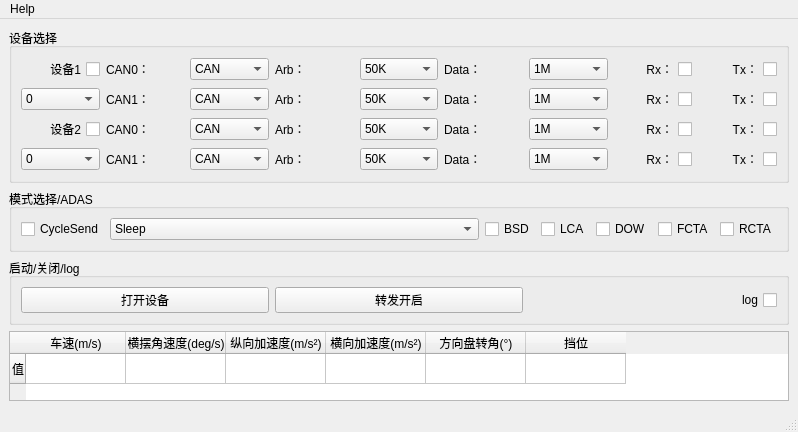
<?xml version="1.0" encoding="UTF-8"?>
<ui version="4.0">
 <class>MainWindow</class>
 <widget class="QMainWindow" name="MainWindow">
  <property name="geometry">
   <rect>
    <x>0</x>
    <y>0</y>
    <width>544</width>
    <height>389</height>
   </rect>
  </property>
  <property name="windowTitle">
   <string>SignalRoutingTool_V2.0</string>
  </property>
  <property name="windowIcon">
   <iconset>
    <normaloff>signalrouting.ico</normaloff>signalrouting.ico</iconset>
  </property>
  <widget class="QWidget" name="centralwidget">
   <layout class="QVBoxLayout" name="verticalLayout">
    <item>
     <widget class="QGroupBox" name="groupBox">
      <property name="title">
       <string>设备选择</string>
      </property>
      <layout class="QGridLayout" name="gridLayout_2">
       <item row="0" column="0">
        <widget class="QCheckBox" name="device1_check">
         <property name="layoutDirection">
          <enum>Qt::RightToLeft</enum>
         </property>
         <property name="text">
          <string>设备1</string>
         </property>
        </widget>
       </item>
       <item row="0" column="1">
        <widget class="QLabel" name="label">
         <property name="text">
          <string>CAN0：</string>
         </property>
        </widget>
       </item>
       <item row="0" column="2">
        <widget class="QComboBox" name="device1_chn0_type">
         <item>
          <property name="text">
           <string>CAN</string>
          </property>
         </item>
         <item>
          <property name="text">
           <string>CANFD</string>
          </property>
         </item>
        </widget>
       </item>
       <item row="0" column="3">
        <widget class="QLabel" name="label_2">
         <property name="text">
          <string>Arb：</string>
         </property>
        </widget>
       </item>
       <item row="0" column="4">
        <widget class="QComboBox" name="device1_chn0_Arb">
         <item>
          <property name="text">
           <string>50K</string>
          </property>
         </item>
         <item>
          <property name="text">
           <string>100K</string>
          </property>
         </item>
         <item>
          <property name="text">
           <string>125K</string>
          </property>
         </item>
         <item>
          <property name="text">
           <string>250K</string>
          </property>
         </item>
         <item>
          <property name="text">
           <string>500K</string>
          </property>
         </item>
         <item>
          <property name="text">
           <string>800K</string>
          </property>
         </item>
         <item>
          <property name="text">
           <string>1M</string>
          </property>
         </item>
        </widget>
       </item>
       <item row="0" column="5">
        <widget class="QLabel" name="label_3">
         <property name="text">
          <string>Data：</string>
         </property>
        </widget>
       </item>
       <item row="0" column="6">
        <widget class="QComboBox" name="device1_chn0_Data">
         <item>
          <property name="text">
           <string>1M</string>
          </property>
         </item>
         <item>
          <property name="text">
           <string>2M</string>
          </property>
         </item>
         <item>
          <property name="text">
           <string>4M</string>
          </property>
         </item>
         <item>
          <property name="text">
           <string>5M</string>
          </property>
         </item>
        </widget>
       </item>
       <item row="0" column="7">
        <widget class="QCheckBox" name="device1_chn0_Rx">
         <property name="layoutDirection">
          <enum>Qt::RightToLeft</enum>
         </property>
         <property name="text">
          <string>Rx：</string>
         </property>
        </widget>
       </item>
       <item row="0" column="8">
        <widget class="QCheckBox" name="device1_chn0_Tx">
         <property name="layoutDirection">
          <enum>Qt::RightToLeft</enum>
         </property>
         <property name="text">
          <string>Tx：</string>
         </property>
        </widget>
       </item>
       <item row="1" column="0">
        <widget class="QComboBox" name="device1_index">
         <property name="minimumSize">
          <size>
           <width>30</width>
           <height>19</height>
          </size>
         </property>
         <property name="layoutDirection">
          <enum>Qt::LeftToRight</enum>
         </property>
         <item>
          <property name="text">
           <string>0</string>
          </property>
         </item>
         <item>
          <property name="text">
           <string>1</string>
          </property>
         </item>
         <item>
          <property name="text">
           <string>2</string>
          </property>
         </item>
         <item>
          <property name="text">
           <string>3</string>
          </property>
         </item>
        </widget>
       </item>
       <item row="1" column="1">
        <widget class="QLabel" name="label_7">
         <property name="text">
          <string>CAN1：</string>
         </property>
        </widget>
       </item>
       <item row="1" column="2">
        <widget class="QComboBox" name="device1_chn1_type">
         <item>
          <property name="text">
           <string>CAN</string>
          </property>
         </item>
         <item>
          <property name="text">
           <string>CANFD</string>
          </property>
         </item>
        </widget>
       </item>
       <item row="1" column="3">
        <widget class="QLabel" name="label_8">
         <property name="text">
          <string>Arb：</string>
         </property>
        </widget>
       </item>
       <item row="1" column="4">
        <widget class="QComboBox" name="device1_chn1_Arb">
         <item>
          <property name="text">
           <string>50K</string>
          </property>
         </item>
         <item>
          <property name="text">
           <string>100K</string>
          </property>
         </item>
         <item>
          <property name="text">
           <string>125K</string>
          </property>
         </item>
         <item>
          <property name="text">
           <string>250K</string>
          </property>
         </item>
         <item>
          <property name="text">
           <string>500K</string>
          </property>
         </item>
         <item>
          <property name="text">
           <string>800K</string>
          </property>
         </item>
         <item>
          <property name="text">
           <string>1M</string>
          </property>
         </item>
        </widget>
       </item>
       <item row="1" column="5">
        <widget class="QLabel" name="label_9">
         <property name="text">
          <string>Data：</string>
         </property>
        </widget>
       </item>
       <item row="1" column="6">
        <widget class="QComboBox" name="device1_chn1_Data">
         <property name="layoutDirection">
          <enum>Qt::LeftToRight</enum>
         </property>
         <item>
          <property name="text">
           <string>1M</string>
          </property>
         </item>
         <item>
          <property name="text">
           <string>2M</string>
          </property>
         </item>
         <item>
          <property name="text">
           <string>4M</string>
          </property>
         </item>
         <item>
          <property name="text">
           <string>5M</string>
          </property>
         </item>
        </widget>
       </item>
       <item row="1" column="7">
        <widget class="QCheckBox" name="device1_chn1_Rx">
         <property name="layoutDirection">
          <enum>Qt::RightToLeft</enum>
         </property>
         <property name="text">
          <string>Rx：</string>
         </property>
        </widget>
       </item>
       <item row="1" column="8">
        <widget class="QCheckBox" name="device1_chn1_Tx">
         <property name="layoutDirection">
          <enum>Qt::RightToLeft</enum>
         </property>
         <property name="text">
          <string>Tx：</string>
         </property>
        </widget>
       </item>
       <item row="2" column="0">
        <widget class="QCheckBox" name="device2_check">
         <property name="layoutDirection">
          <enum>Qt::RightToLeft</enum>
         </property>
         <property name="text">
          <string>设备2</string>
         </property>
        </widget>
       </item>
       <item row="2" column="1">
        <widget class="QLabel" name="label_10">
         <property name="text">
          <string>CAN0：</string>
         </property>
        </widget>
       </item>
       <item row="2" column="2">
        <widget class="QComboBox" name="device2_chn0_type">
         <item>
          <property name="text">
           <string>CAN</string>
          </property>
         </item>
         <item>
          <property name="text">
           <string>CANFD</string>
          </property>
         </item>
        </widget>
       </item>
       <item row="2" column="3">
        <widget class="QLabel" name="label_11">
         <property name="text">
          <string>Arb：</string>
         </property>
        </widget>
       </item>
       <item row="2" column="4">
        <widget class="QComboBox" name="device2_chn0_Arb">
         <item>
          <property name="text">
           <string>50K</string>
          </property>
         </item>
         <item>
          <property name="text">
           <string>100K</string>
          </property>
         </item>
         <item>
          <property name="text">
           <string>125K</string>
          </property>
         </item>
         <item>
          <property name="text">
           <string>250K</string>
          </property>
         </item>
         <item>
          <property name="text">
           <string>500K</string>
          </property>
         </item>
         <item>
          <property name="text">
           <string>800K</string>
          </property>
         </item>
         <item>
          <property name="text">
           <string>1M</string>
          </property>
         </item>
        </widget>
       </item>
       <item row="2" column="5">
        <widget class="QLabel" name="label_12">
         <property name="text">
          <string>Data：</string>
         </property>
        </widget>
       </item>
       <item row="2" column="6">
        <widget class="QComboBox" name="device2_chn0_Data">
         <item>
          <property name="text">
           <string>1M</string>
          </property>
         </item>
         <item>
          <property name="text">
           <string>2M</string>
          </property>
         </item>
         <item>
          <property name="text">
           <string>4M</string>
          </property>
         </item>
         <item>
          <property name="text">
           <string>5M</string>
          </property>
         </item>
        </widget>
       </item>
       <item row="2" column="7">
        <widget class="QCheckBox" name="device2_chn0_Rx">
         <property name="layoutDirection">
          <enum>Qt::RightToLeft</enum>
         </property>
         <property name="text">
          <string>Rx：</string>
         </property>
        </widget>
       </item>
       <item row="2" column="8">
        <widget class="QCheckBox" name="device2_chn0_Tx">
         <property name="layoutDirection">
          <enum>Qt::RightToLeft</enum>
         </property>
         <property name="text">
          <string>Tx：</string>
         </property>
        </widget>
       </item>
       <item row="3" column="0">
        <widget class="QComboBox" name="device2_index">
         <property name="minimumSize">
          <size>
           <width>30</width>
           <height>19</height>
          </size>
         </property>
         <property name="layoutDirection">
          <enum>Qt::LeftToRight</enum>
         </property>
         <item>
          <property name="text">
           <string>0</string>
          </property>
         </item>
         <item>
          <property name="text">
           <string>1</string>
          </property>
         </item>
         <item>
          <property name="text">
           <string>2</string>
          </property>
         </item>
         <item>
          <property name="text">
           <string>3</string>
          </property>
         </item>
        </widget>
       </item>
       <item row="3" column="1">
        <widget class="QLabel" name="label_22">
         <property name="text">
          <string>CAN1：</string>
         </property>
        </widget>
       </item>
       <item row="3" column="2">
        <widget class="QComboBox" name="device2_chn1_type">
         <item>
          <property name="text">
           <string>CAN</string>
          </property>
         </item>
         <item>
          <property name="text">
           <string>CANFD</string>
          </property>
         </item>
        </widget>
       </item>
       <item row="3" column="3">
        <widget class="QLabel" name="label_23">
         <property name="text">
          <string>Arb：</string>
         </property>
        </widget>
       </item>
       <item row="3" column="4">
        <widget class="QComboBox" name="device2_chn1_Arb">
         <item>
          <property name="text">
           <string>50K</string>
          </property>
         </item>
         <item>
          <property name="text">
           <string>100K</string>
          </property>
         </item>
         <item>
          <property name="text">
           <string>125K</string>
          </property>
         </item>
         <item>
          <property name="text">
           <string>250K</string>
          </property>
         </item>
         <item>
          <property name="text">
           <string>500K</string>
          </property>
         </item>
         <item>
          <property name="text">
           <string>800K</string>
          </property>
         </item>
         <item>
          <property name="text">
           <string>1M</string>
          </property>
         </item>
        </widget>
       </item>
       <item row="3" column="5">
        <widget class="QLabel" name="label_24">
         <property name="text">
          <string>Data：</string>
         </property>
        </widget>
       </item>
       <item row="3" column="6">
        <widget class="QComboBox" name="device2_chn1_Data">
         <item>
          <property name="text">
           <string>1M</string>
          </property>
         </item>
         <item>
          <property name="text">
           <string>2M</string>
          </property>
         </item>
         <item>
          <property name="text">
           <string>4M</string>
          </property>
         </item>
         <item>
          <property name="text">
           <string>5M</string>
          </property>
         </item>
        </widget>
       </item>
       <item row="3" column="7">
        <widget class="QCheckBox" name="device2_chn1_Rx">
         <property name="layoutDirection">
          <enum>Qt::RightToLeft</enum>
         </property>
         <property name="text">
          <string>Rx：</string>
         </property>
        </widget>
       </item>
       <item row="3" column="8">
        <widget class="QCheckBox" name="device2_chn1_Tx">
         <property name="layoutDirection">
          <enum>Qt::RightToLeft</enum>
         </property>
         <property name="text">
          <string>Tx：</string>
         </property>
        </widget>
       </item>
      </layout>
     </widget>
    </item>
    <item>
     <widget class="QGroupBox" name="groupBox_2">
      <property name="title">
       <string>模式选择/ADAS</string>
      </property>
      <layout class="QHBoxLayout" name="horizontalLayout_2">
       <item>
        <widget class="QCheckBox" name="CycleSend">
         <property name="text">
          <string>CycleSend</string>
         </property>
        </widget>
       </item>
       <item>
        <widget class="QComboBox" name="sensor_mode">
         <item>
          <property name="text">
           <string>Sleep</string>
          </property>
         </item>
         <item>
          <property name="text">
           <string>Standby</string>
          </property>
         </item>
         <item>
          <property name="text">
           <string>ADAS</string>
          </property>
         </item>
         <item>
          <property name="text">
           <string>LongRangeObject&amp;Freespace(Fusion)</string>
          </property>
         </item>
         <item>
          <property name="text">
           <string>Reserved</string>
          </property>
         </item>
         <item>
          <property name="text">
           <string>ShortRangeObject&amp;Freespace(Fusion)</string>
          </property>
         </item>
         <item>
          <property name="text">
           <string>Reserved</string>
          </property>
         </item>
         <item>
          <property name="text">
           <string>LongRangePointcloud</string>
          </property>
         </item>
         <item>
          <property name="text">
           <string>ShortRangePointcloud</string>
          </property>
         </item>
         <item>
          <property name="text">
           <string>Reserved</string>
          </property>
         </item>
         <item>
          <property name="text">
           <string>LongRangeObject&amp;Freespace(5°,noFusion)</string>
          </property>
         </item>
         <item>
          <property name="text">
           <string>Reserved</string>
          </property>
         </item>
         <item>
          <property name="text">
           <string>ShortRangeObject&amp;Freespace(5°,noFusion)</string>
          </property>
         </item>
         <item>
          <property name="text">
           <string>Reserved</string>
          </property>
         </item>
         <item>
          <property name="text">
           <string>LongRangeObject&amp;Freespace(Fusion)&amp;ADAS&amp;Guardrail</string>
          </property>
         </item>
         <item>
          <property name="text">
           <string>LongRangeObject&amp;Freespace(5°,noFusion)&amp;ADAS&amp;Guardrail</string>
          </property>
         </item>
        </widget>
       </item>
       <item>
        <widget class="QCheckBox" name="BSD">
         <property name="text">
          <string>BSD</string>
         </property>
        </widget>
       </item>
       <item>
        <widget class="QCheckBox" name="LCA">
         <property name="text">
          <string>LCA</string>
         </property>
        </widget>
       </item>
       <item>
        <widget class="QCheckBox" name="DOW">
         <property name="text">
          <string>DOW</string>
         </property>
        </widget>
       </item>
       <item>
        <widget class="QCheckBox" name="FCTA">
         <property name="text">
          <string>FCTA</string>
         </property>
        </widget>
       </item>
       <item>
        <widget class="QCheckBox" name="RCTA">
         <property name="text">
          <string>RCTA</string>
         </property>
        </widget>
       </item>
      </layout>
     </widget>
    </item>
    <item>
     <widget class="QGroupBox" name="groupBox_4">
      <property name="title">
       <string>启动/关闭/log</string>
      </property>
      <layout class="QGridLayout" name="gridLayout">
       <item row="0" column="1">
        <widget class="QPushButton" name="device_open_close">
         <property name="text">
          <string>打开设备</string>
         </property>
        </widget>
       </item>
       <item row="0" column="2">
        <widget class="QPushButton" name="routing_start_stop">
         <property name="text">
          <string>转发开启</string>
         </property>
        </widget>
       </item>
       <item row="0" column="3">
        <widget class="QCheckBox" name="log_check">
         <property name="layoutDirection">
          <enum>Qt::RightToLeft</enum>
         </property>
         <property name="text">
          <string>log</string>
         </property>
        </widget>
       </item>
      </layout>
     </widget>
    </item>
    <item>
     <widget class="QTableWidget" name="tableWidget">
      <row>
       <property name="text">
        <string>值</string>
       </property>
      </row>
      <column>
       <property name="text">
        <string>车速(m/s)</string>
       </property>
      </column>
      <column>
       <property name="text">
        <string>横摆角速度(deg/s)</string>
       </property>
      </column>
      <column>
       <property name="text">
        <string>纵向加速度(m/s²)</string>
       </property>
      </column>
      <column>
       <property name="text">
        <string>横向加速度(m/s²)</string>
       </property>
      </column>
      <column>
       <property name="text">
        <string>方向盘转角(°)</string>
       </property>
      </column>
      <column>
       <property name="text">
        <string>挡位</string>
       </property>
      </column>
     </widget>
    </item>
   </layout>
  </widget>
  <widget class="QMenuBar" name="menubar">
   <property name="geometry">
    <rect>
     <x>0</x>
     <y>0</y>
     <width>544</width>
     <height>18</height>
    </rect>
   </property>
   <widget class="QMenu" name="menuHelp">
    <property name="title">
     <string>Help</string>
    </property>
   </widget>
   <addaction name="menuHelp"/>
  </widget>
  <widget class="QStatusBar" name="statusbar"/>
  <action name="actionhelp">
   <property name="text">
    <string>help</string>
   </property>
  </action>
 </widget>
 <resources/>
 <connections/>
</ui>
